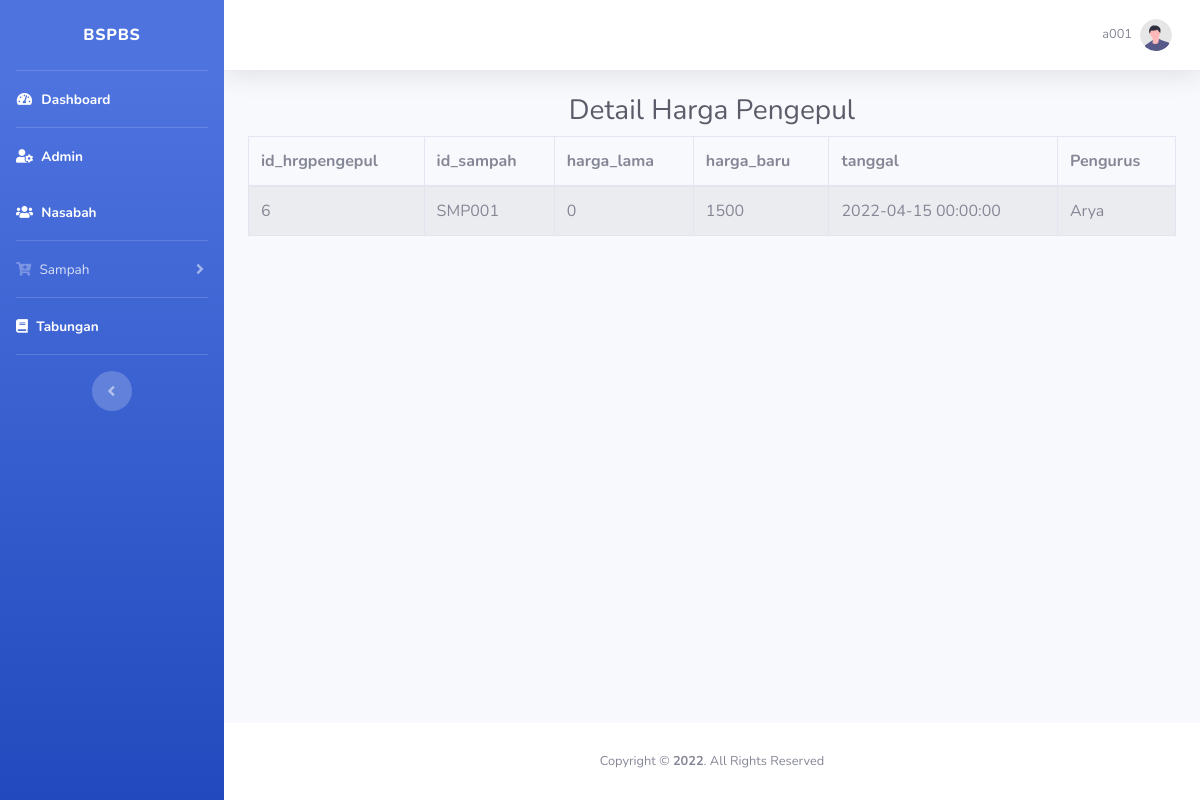
The page /harga_pengepul.php (signed in) on the database as committed earlier.
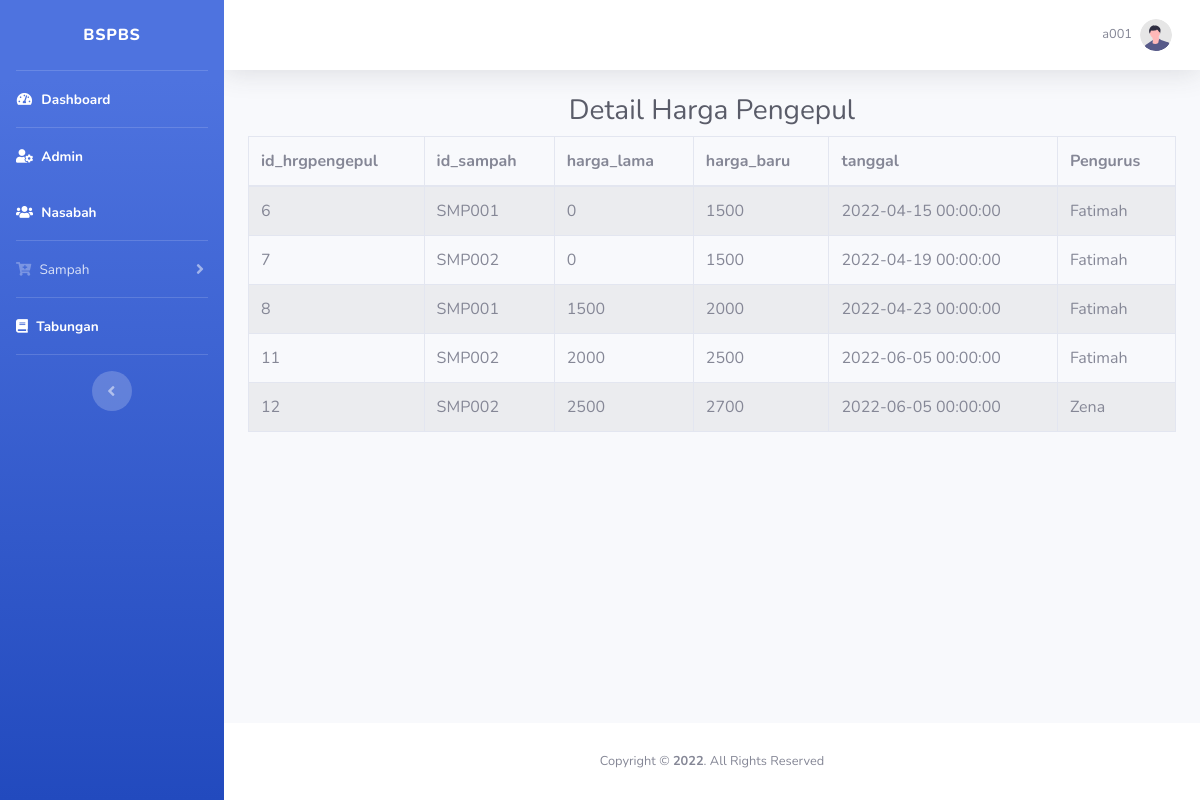
The same page on the database as committed later.
### tables this page shows
CREATE TABLE `harga_pengepul` (
  `id_hrgpengepul` int(10) NOT NULL,
  `id_sampah` varchar(10) NOT NULL,
  `harga_lama` int(10) NOT NULL,
  `harga_baru` int(10) NOT NULL,
  `tanggal` datetime NOT NULL DEFAULT current_timestamp(),
  `id_admin` varchar(20) NOT NULL
);

### harga_pengepul.php (the view, shortened to what the changed rows need)
<!DOCTYPE html>
<html lang="en">
<head>
    <link href="vendor/fontawesome-free/css/all.min.css" rel="stylesheet" type="text/css">
    <link href="css/sb-admin-2.min.css" rel="stylesheet">
</head>
<body id="page-top">
    <div id="wrapper">
        <div id="content-wrapper" class="d-flex flex-column">
            <div id="content">
                <div class="container-fluid">
                    <h1 class="h3 mb-2 text-gray-800" align="center">Detail Harga Pengepul</h1>
                    <div class="mb-4">
                        <?php
                        require_once "config.php";
                        $sql = "SELECT * FROM harga_pengepul INNER JOIN admin ON harga_pengepul.id_admin=admin.id_admin;";
                        if($result = mysqli_query($db, $sql)){
                            if(mysqli_num_rows($result) > 0){
                                echo "<table class='table table-bordered table-striped'>";
                                    echo "<thead>";
                                        echo "<tr>";
                                            echo "<th>id_hrgpengepul </th>";
                                            echo "<th>id_sampah</th>";
                                            echo "<th>harga_lama</th>";
                                            echo "<th>harga_baru</th>";
                                            echo "<th>tanggal</th>";
                                            echo "<th>Pengurus</th>";
                                        echo "</tr>";
                                    echo "</thead>";
                                    echo "<tbody>";
                                    while($row = mysqli_fetch_array($result)){
                                        echo "<tr>";
                                            echo "<td>" . $row['id_hrgpengepul'] . "</td>";
                                            echo "<td>" . $row['id_sampah'] . "</td>";
                                            echo "<td>" . $row['harga_lama'] . "</td>";
                                            echo "<td>" . $row['harga_baru'] . "</td>";
                                            echo "<td>" . $row['tanggal'] . "</td>";
                                            echo "<td>" . $row['nama'] . "</td>";
                                        echo "</tr>";
                                    }
                                    echo "</tbody>";
                                echo "</table>";
                            } else{
                                echo "<p class='lead'><em>No records were found.</em></p>";
                            }
                        } else{
                            echo "ERROR: Could not able to execute $sql. " . mysqli_error($db);
                        }
                        ?>
                    </div>
                </div>
            </div>
        </div>
    </div>
</body>

Rows that differ between the two databases and show on the page:
changed through a linked row, harga_pengepul id 6: id_admin.nama "Arya" → "Fatimah"
added harga_pengepul: id_hrgpengepul "7", id_sampah "SMP002", harga_lama "0", harga_baru "1500", tanggal "2022-04-19 00:00:00", id_admin.nama "Fatimah"
added harga_pengepul: id_hrgpengepul "8", id_sampah "SMP001", harga_lama "1500", harga_baru "2000", tanggal "2022-04-23 00:00:00", id_admin.nama "Fatimah"
added harga_pengepul: id_hrgpengepul "11", id_sampah "SMP002", harga_lama "2000", harga_baru "2500", tanggal "2022-06-05 00:00:00", id_admin.nama "Fatimah"
added harga_pengepul: id_hrgpengepul "12", id_sampah "SMP002", harga_lama "2500", harga_baru "2700", tanggal "2022-06-05 00:00:00", id_admin.nama "Zena"
